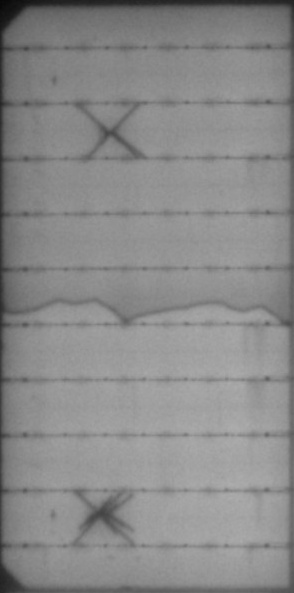
#> input picture object_detection/solar_panle_2.jpg, 294 x 593 px, found by its file name
$ jupyter execute 58_ml_what_is_gabor_filter.ipynb   (older library calls are emulated)
#> lines starting #> are read from the running program, lines starting #| are printed output that depends on the picture
[cell 1]
import numpy as np
import cv2
import matplotlib.pyplot as plt

[cell 2]
ksize = 5
sigma = 3
theta = 1*np.pi/4
lamda = 1*np.pi/4
gamma = 0.4
phi = 0

[cell 3]
kernel = cv2.getGaborKernel((ksize, ksize), sigma, theta, lamda, gamma, phi, ktype=cv2.CV_32F)

[cell 4]
plt.imshow(kernel)
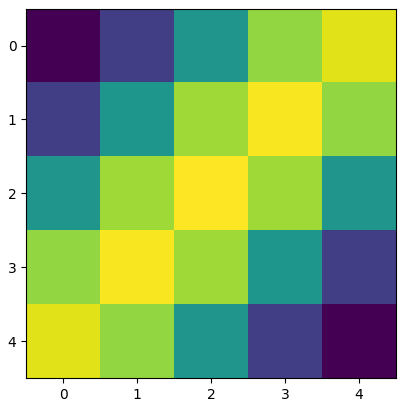
#> figure drawn by matplotlib, 1 panel

[cell 5]
ksize = 50
sigma = 3
theta = 1*np.pi/4
lamda = 1*np.pi/4
gamma = 0.4
phi = 0
kernel = cv2.getGaborKernel((ksize, ksize), sigma, theta, lamda, gamma, phi, ktype=cv2.CV_32F)
plt.imshow(kernel)
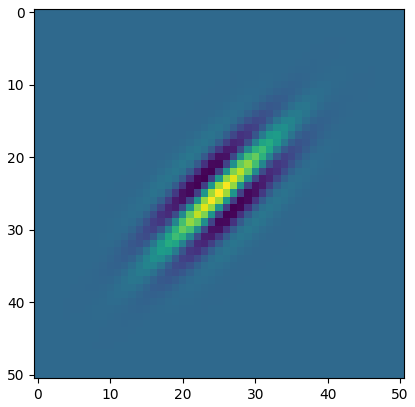
#> figure drawn by matplotlib, 1 panel

[cell 6]
ksize = 50
sigma = 30
theta = 1*np.pi/4
lamda = 1*np.pi/4
gamma = 0.4
phi = 0
kernel = cv2.getGaborKernel((ksize, ksize), sigma, theta, lamda, gamma, phi, ktype=cv2.CV_32F)
plt.imshow(kernel)
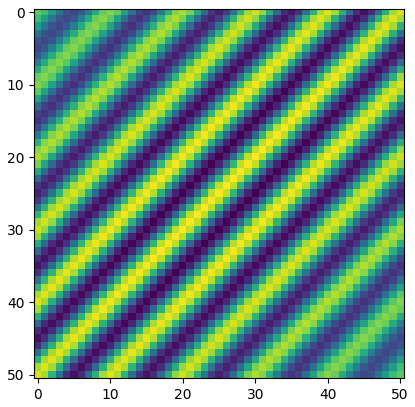
#> figure drawn by matplotlib, 1 panel

[cell 7]
img = cv2.imread("solar_panle_2.jpg")
#> img is the input picture: shape (593, 294, 3); min 7, max 173, mean 137.7
#img = cv2.cvtColor(img, cv2.COLOR_BAYER_BG2GRAY)
fimg = cv2.filter2D(img, cv2.CV_8UC3, kernel)
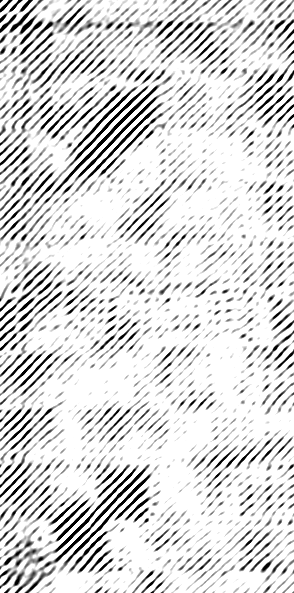
#> fimg: shape (593, 294, 3); min 0, max 255, mean 218.8

[cell 8]
kernel_resized = cv2.resize(kernel, (400, 400))
#cv2.imshow('kernel', kernel_resized)

[cell 9]
cv2.imshow('Original Img.', img)

[cell 10]
cv2.imshow('Kernel', kernel_resized)
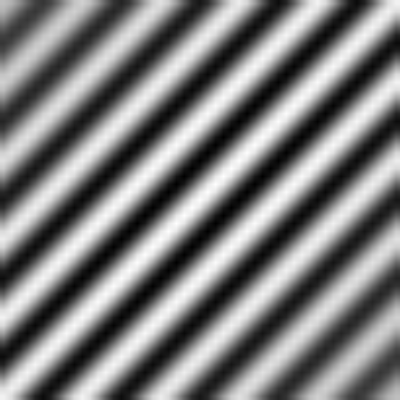
#> window 'Kernel': shape (400, 400) float32; min -0.988, max 0.997, mean 0.000921; drawn with min black and max white
cv2.imshow('Original Img.', img)
cv2.imshow('Filtered', fimg)
cv2.waitKey(0)
cv2.destroyAllWindows()

$ run again, with object_detection/Kalpana_Chawla.jpg copied over object_detection/solar_panle_2.jpg
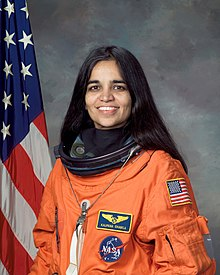
#> input picture object_detection/Kalpana_Chawla.jpg, 220 x 275 px, found by its file name
#> img is the input picture: shape (275, 220, 3); mean B, G, R 82, 89.2, 126.5
#> `fimg = cv2.filter2D(img, cv2.CV_8UC3, kernel)`:
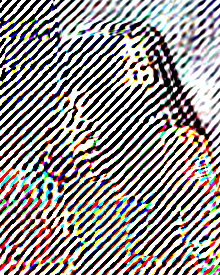
#> fimg: shape (275, 220, 3); mean B, G, R 141.4, 142.8, 149.8

$ run again, with object_detection/Rohit-Sharma.jpg copied over object_detection/solar_panle_2.jpg
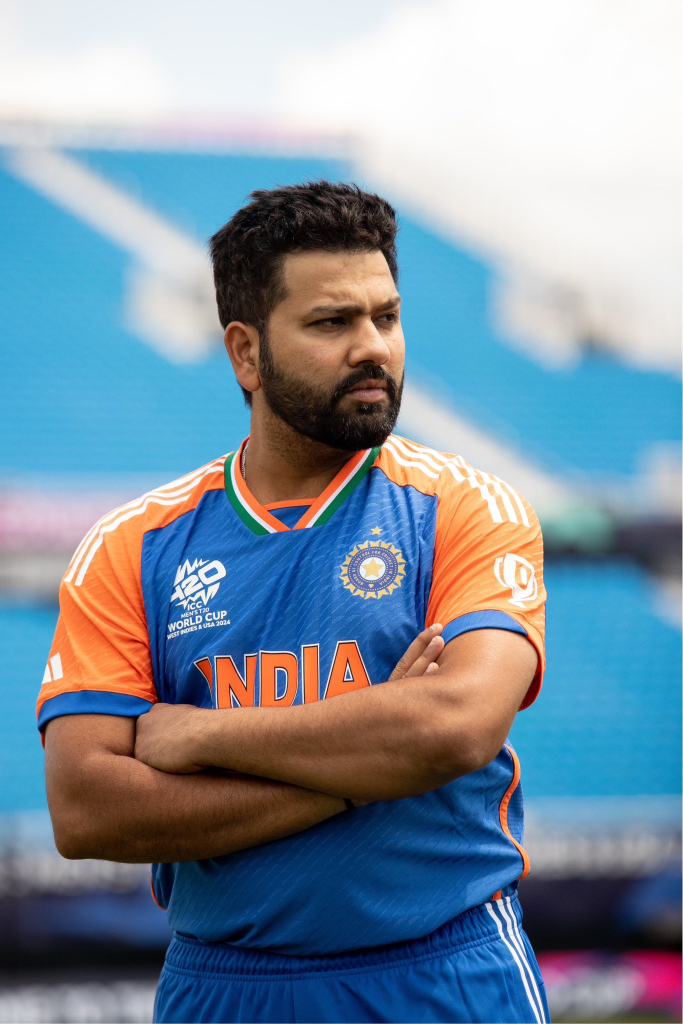
#> input picture object_detection/Rohit-Sharma.jpg, 1366 x 2048 px, found by its file name (shown at 1/2 size)
#> img is the input picture: shape (2048, 1366, 3); mean B, G, R 161.2, 145.7, 127.4
#> `fimg = cv2.filter2D(img, cv2.CV_8UC3, kernel)`:
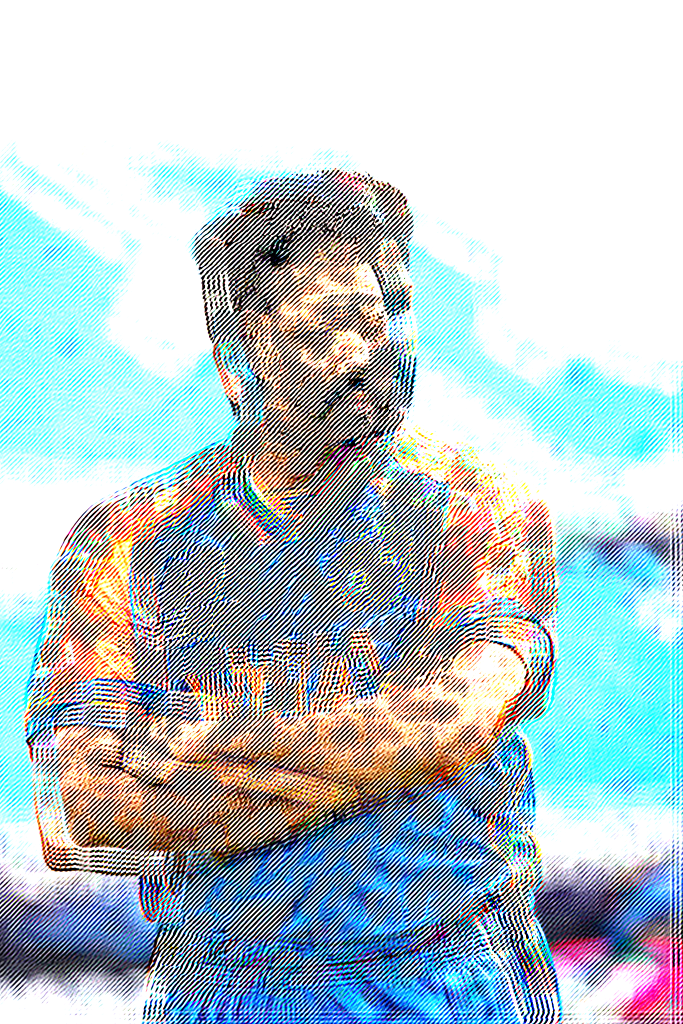
#> fimg: shape (2048, 1366, 3) (shown at 1/2 size); mean B, G, R 201.9, 197.4, 181.9
